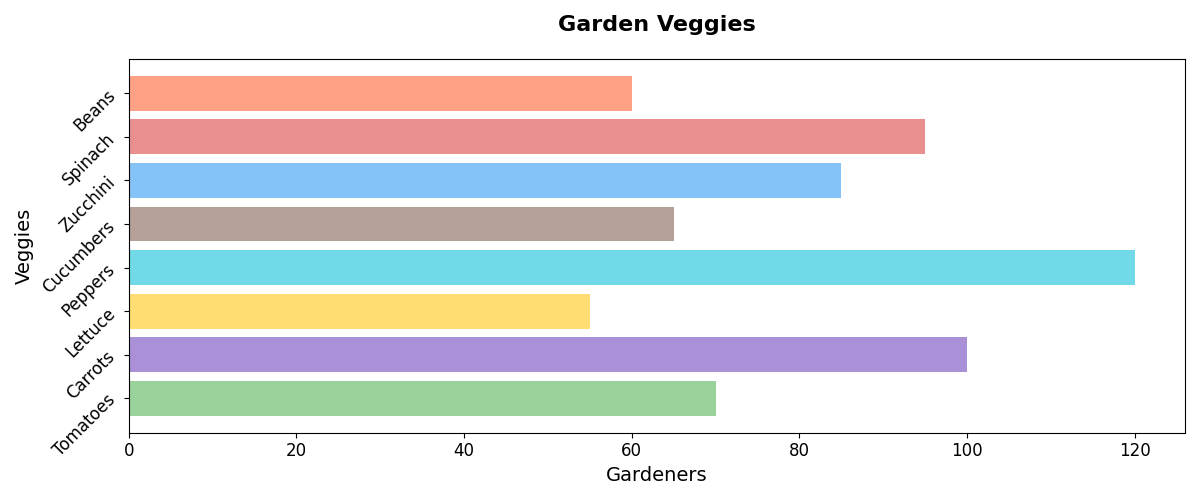

Recreate this plot in Python.
import matplotlib.pyplot as plt
import numpy as np

veg = ['Tomatoes', 'Carrots', 'Lettuce', 'Peppers', 'Cucumbers', 'Zucchini', 'Spinach', 'Beans']
num_gardeners = [70, 100, 55, 120, 65, 85, 95, 60]

colors = ['#81C784', '#9575CD', '#FFD54F', '#4DD0E1', '#A1887F', '#64B5F6', '#E57373', '#FF8A65']

fig, ax = plt.subplots(figsize=(12, 5))

ax.barh(veg, num_gardeners, color=colors, alpha=0.8)
ax.set_title("Garden Veggies", fontsize=16, fontweight='bold', pad=20)
ax.set_xlabel('Gardeners', fontsize=14)
ax.set_ylabel('Veggies', fontsize=14)
ax.tick_params(axis='y', rotation=45, labelsize=12)
ax.tick_params(axis='x', labelsize=12)

plt.tight_layout()
plt.show()
